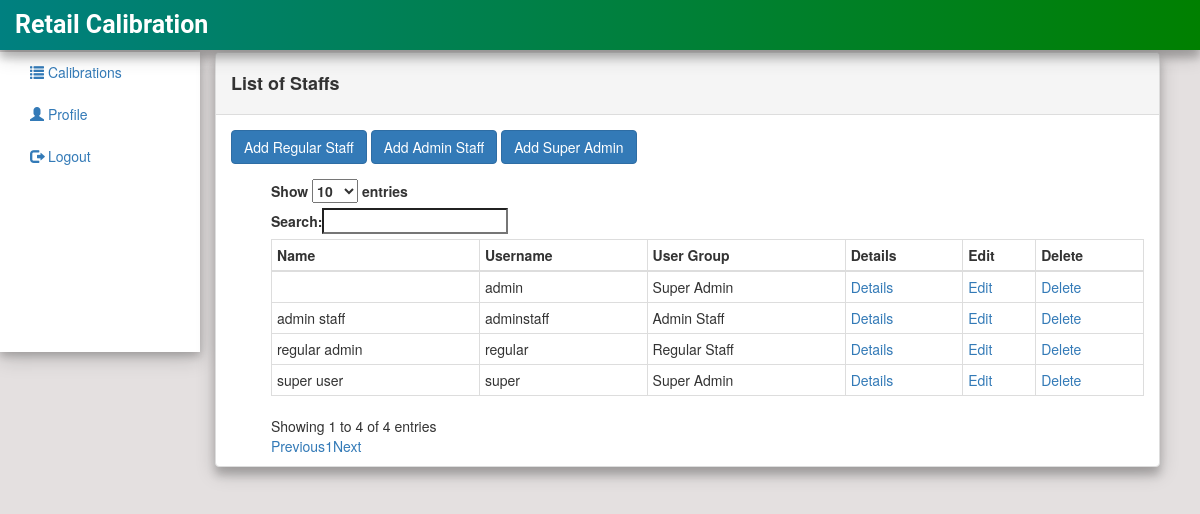
Screenshot of /staffs/ (signed in) with the database file from the repository.
### calibrate/models.py (models this page shows)
class User(AbstractUser):
    is_regularAdmin = models.BooleanField(default=False)
    is_adminStaff = models.BooleanField(default=False)
    is_superAdmin = models.BooleanField(default = False)
    def user_type(self):
        if self.is_regularAdmin:
            return "Regular Staff"
        elif self.is_adminStaff:
            return "Admin Staff"
        else:
            return "Super Admin"

### calibrate/views.py (the view)
# urls.py: path('staffs/', views.staff_list, name='staff_list'),
@login_required
def staff_list(request):
    context = {}
    context['users'] = User.objects.all()
    context['title'] = 'Staffs'
    return render(request, 'staffs/index.html', context)

### calibrate/templates/staffs/index.html
{% extends "calibrate/base.html" %} {% block content %}
<div class="col-sm-10">
    <div class="panel panel-default">
        <div class="panel-heading">
            <h4><b>List of Staffs</b></h4>
        </div>
        <div class="panel-body">
            <a class="btn btn-primary" href="{% url 'calibrate:staff_add' %}" role="button">Add Regular Staff</a>
            <a class="btn btn-primary" href="{% url 'calibrate:adminstaff_add' %}" role="button">Add Admin Staff</a>
            <a class="btn btn-primary" href="{% url 'calibrate:superStaff_add' %}" role="button">Add Super Admin</a>
        </div>
        <div class="container-fluid">
            <ul>
                <table class="table table-bordered table-condensed" id="table_id">
                    <thead>
                        <tr>
                            <th>Name</th>
                            <th>Username</th>
                            <th>User Group</th>
                            <th>Details</th>
                            <th>Edit</th>
                            <th>Delete</th>
                        </tr>
                    </thead>
                    {% if users %}
                    <tbody>
                        {% for user in users %}
                        <tr>
                            <td> {{user.first_name}}&nbsp;{{user.last_name}}</td>
                            <td>{{user.username}}</td>
                            <td>{{user.user_type}}</td>
                            <td><a href="/staffs/{{user.id}}/details">Details</a></td>
                            <td><a href="/staffs/{{user.id}}/edit">Edit</a></td>
                            <td><a href="/staffs/{{user.id}}/delete">Delete</a></td>
                            {% endfor %}
                        </tr>
                    </tbody>
                </table>
            </ul>
        </div>
    </div>
    {% else %}
    <p>There is no Staffs Available</p>
    {% endif %} {% endblock %}

### calibrate/templates/calibrate/base.html (shortened to what this page needs)
{% load staticfiles %}
<!DOCTYPE html>
<html lang="en">
<head>
    <link rel="stylesheet" href="https://maxcdn.bootstrapcdn.com/bootstrap/3.3.7/css/bootstrap.min.css">
    <link rel="stylesheet" href="https://use.fontawesome.com/releases/v5.2.0/css/all.css">
    <link rel="stylesheet" href="https://cdn.datatables.net/1.10.19/js/jquery.dataTables.min.js">
    <link rel="stylesheet" href="https://cdn.datatables.net/fixedheader/3.1.5/js/dataTables.fixedHeader.min.js">
    <link rel="stylesheet" href="https://cdn.datatables.net/responsive/2.2.3/js/dataTables.responsive.min.js">
    <link rel="stylesheet" href="{%	static 'css/bootstrap.min.css' %}">
    <link rel="stylesheet" href="{%	static 'css/mystyle.css' %}">
    <link rel="stylesheet" href="https://code.jquery.com/ui/1.10.3/themes/Accordion/jquery-ui.css">
    <link rel="stylesheet" href="https://cdn.datatables.net/plug-ins/9dcbecd42ad/integration/jqueryui/dataTables.jqueryui.css">
</head>
<nav class="navbar navbar-default navbar-fixed-top" id="header-nav">
    <div class="container-fluid">
        <div class="navbar-header">
            <a class="navbar-brand" href="/" id="navbar-brand"><strong>Retail Calibration</strong></a>
        </div>
    </div>
</nav>
<div class="col-sm-2">
    <ul class="nav nav-pills nav-stacked" data-spy="affix" data-offset-top="205">
        <li>
            <a href="{% url 'calibrate:calibration_list' %} "><span class="glyphicon glyphicon-list " id="glyphicon-list "></span>  Calibrations</a>
        </li>
        <li>
            <a href="{% url 'profile' %} "><span class="glyphicon glyphicon-user " id="glyphicon-edit "></span> Profile</a>
        </li>
        <li>
            <a href="{% url 'logout'%}?next={{request.path}} ">
                <span class="glyphicon glyphicon-log-out " id="glyphicon-log-out "></span> Logout</a>
        </li>
    </ul>
</div>
<div class="container-fluid">
    {% block content %} {% endblock %}
</div>
</div>
</body>
</html>

### calibrate/static/css/mystyle.css (style rules this page uses)
#header-nav { border-radius: 0%; background-color: green; border: none; background: linear-gradient(to right, teal, green); box-shadow: 0 8px 8px 0 rgba(0, 0, 0, 0.2), 0 6px 20px 0 rgba(0, 0, 0, 0.19); }
#navbar-brand { color: white; font-size: 25px; font-family: roboto; }
.col-sm-2 { box-shadow: 0 4px 8px 0 rgba(0, 0, 0, 0.19), 0 6px 20px 0 rgba(0, 0, 0, 0.19); background-color: white; margin-top: 52px; height: 300px; }
.panel { box-shadow: 0 8px 8px 0 rgba(0, 0, 0, 0.19), 0 6px 20px 0 rgba(0, 0, 0, 0.19); margin-top: 52px; }

### rows the page displays
User: username "admin", user_type "Super Admin"
User: first_name "regular", last_name "admin", username "regular", user_type "Regular Staff"
User: first_name "super", last_name "user", username "super", user_type "Super Admin"
User: first_name "admin", last_name "staff", username "adminstaff", user_type "Admin Staff"
